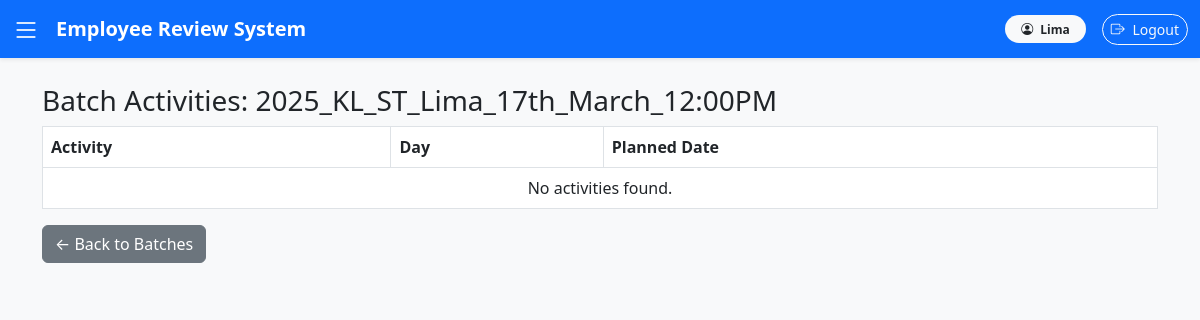
Page /batches/2/activities/ (signed in) on the earlier database version.
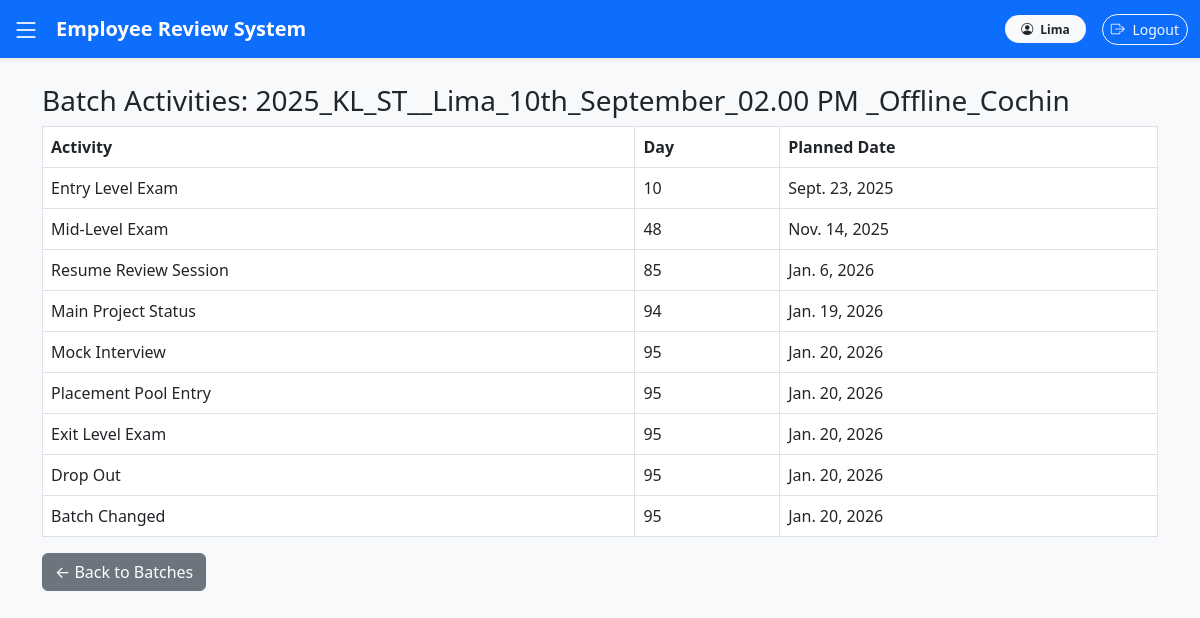
Same page on the later database version.
### settings_app/models.py (models this page shows, shortened)
class Master(models.Model):
    created_date = models.DateTimeField(auto_now_add=True)
    isactive = models.BooleanField(default=True,verbose_name="Active")
    created_user = models.ForeignKey(User, null=True, blank=True, on_delete=models.CASCADE)
    class Meta:
        abstract = True
        ordering = ['-isactive']

class Batch(Master):
    name = models.CharField(max_length=100)
    branch = models.ForeignKey(Branch, on_delete=models.CASCADE)
    course = models.ForeignKey(Course, on_delete=models.CASCADE)
    faculty = models.ForeignKey(FacultyProfile, on_delete=models.CASCADE)  # 🔥 New Foreign Key
    start_date = models.DateField()  #  Added
    end_date = models.DateField()    #  Added
    total_students = models.IntegerField()
    completed = models.BooleanField(default=False)  # New field to mark batch completion

### employeereview/models.py (models this page shows, shortened)
class BatchActivity(Master):
    batch = models.ForeignKey(Batch, on_delete=models.CASCADE)
    activity = models.CharField(max_length=200)
    day = models.IntegerField()
    planned_date = models.DateField()

### settings_app/views.py (the view)
# urls.py: path('batches/<int:batch_id>/activities/', views.batch_activity_view, name='batch_activities'),
@login_required
def batch_activity_view(request, batch_id):
    batch = get_object_or_404(Batch, id=batch_id)
    activities = BatchActivity.objects.filter(batch=batch).order_by('day')
    return render(request, 'settings_app/batch_activities.html', {
        'batch': batch,
        'activities': activities
    })

### settings_app/templates/settings_app/batch_activities.html
{% extends 'base.html' %}
{% block content %}
<div class="container mt-4">
    <h3>Batch Activities: {{ batch.name }}</h3>
    <table class="table table-bordered">
        <thead>
            <tr>
                <th>Activity</th>
                <th>Day</th>
                <th>Planned Date</th>
            </tr>
        </thead>
        <tbody>
            {% for act in activities %}
            <tr>
                <td>{{ act.activity }}</td>
                <td>{{ act.day }}</td>
                <td>{{ act.planned_date }}</td>
            </tr>
            {% empty %}
            <tr><td colspan="3" class="text-center">No activities found.</td></tr>
            {% endfor %}
        </tbody>
    </table>
    <a href="{% url 'batch_list' %}" class="btn btn-secondary">← Back to Batches</a>
</div>
{% endblock %}

Differences in the rows shown:
changed Batch: name "2025_KL_ST_Lima_17th_March_12:00PM" → "2025_KL_ST__Lima_10th_September_02.00 PM _Offline_Cochin"
added BatchActivity: activity "Entry Level Exam", day "10", planned_date "Sept. 23, 2025"
added BatchActivity: activity "Mid-Level Exam", day "48", planned_date "Nov. 14, 2025"
added BatchActivity: activity "Resume Review Session", day "85", planned_date "Jan. 6, 2026"
added BatchActivity: activity "Main Project Status", day "94", planned_date "Jan. 19, 2026"
added BatchActivity: activity "Mock Interview", day "95", planned_date "Jan. 20, 2026"
added BatchActivity: activity "Placement Pool Entry", day "95", planned_date "Jan. 20, 2026"
added BatchActivity: activity "Exit Level Exam", day "95", planned_date "Jan. 20, 2026"
added BatchActivity: activity "Drop Out", day "95", planned_date "Jan. 20, 2026"
added BatchActivity: activity "Batch Changed", day "95", planned_date "Jan. 20, 2026"
Other differences:
text no longer shown: "No activities found."
